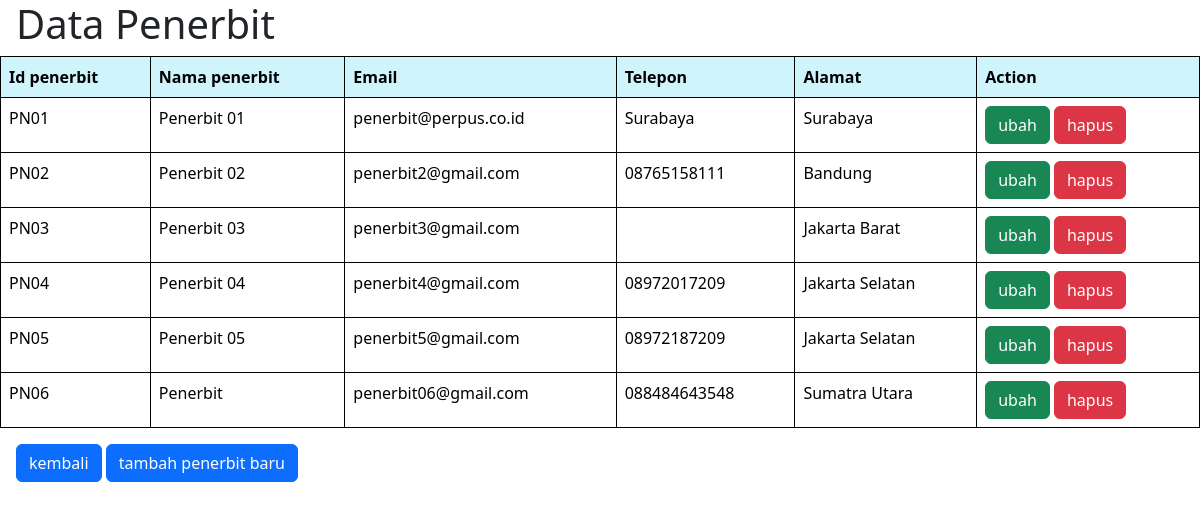
The page /penerbit/penerbit.php on the database its author committed.
### tables this page shows
CREATE TABLE `penerbit` (
  `id_penerbit` varchar(8) NOT NULL,
  `nama_penerbit` varchar(255) DEFAULT NULL,
  `email` varchar(50) DEFAULT NULL,
  `telp` varchar(12) DEFAULT NULL,
  `alamat` varchar(255) DEFAULT NULL
);

### penerbit/penerbit.php (the view, shortened to what this page needs)
<?php
require 'function.php';
$result = mysqli_query($conn,"SELECT * FROM penerbit");
?>
<!DOCTYPE html>
<html lang="en">
<head>
    <link href="https://cdn.jsdelivr.net/npm/bootstrap@5.3.1/dist/css/bootstrap.min.css" rel="stylesheet">
</head>
<body>
    <h1 class="ms-3">Data Penerbit</h1>
    <table class="table">
        <tr class="table-info">
            <th>Id penerbit</th>
            <th>Nama penerbit</th>
            <th>Email</th>
            <th>Telepon</th>
            <th>Alamat</th>
            <th>Action</th>
        </tr>
        <?php while($data_penerbit = mysqli_fetch_assoc($result)){?>
        <tr>
            <td><?php echo$data_penerbit['id_penerbit']?></td>
            <td><?php echo$data_penerbit['nama_penerbit']?></td>
            <td><?php echo$data_penerbit['email']?></td>
            <td><?php echo$data_penerbit['telp']?></td>
            <td><?php echo$data_penerbit['alamat']?></td>
            <td>
                <a href="edit.php?id_penerbit=<?php echo $data_penerbit['id_penerbit'] ?>" class="btn btn-success">ubah</a>
                <a href="hapus.php?id_penerbit=<?php echo $data_penerbit['id_penerbit']?>" onclick="return confirm('apakah anda ingin menghapus data ini?')" class="btn btn-danger">hapus</a>
            </td>
        </tr>
        <?php }?>
    </table>
    <div class="button ms-3">
        <a href="../index.php" class="btn btn-primary">kembali</a>
        <a href="add.php" class="btn btn-primary">tambah penerbit baru</a>
    </div>
</body>
</html>

### penerbit/penerbit.php (style rules this page uses)
table,td,th { border: 1px solid black; border-collapse: collapse; }
th,td { padding: 5px; }

### rows shown on the page
penerbit: id_penerbit "PN01", nama_penerbit "Penerbit 01", email "penerbit@perpus.co.id", telp "Surabaya", alamat "Surabaya"
penerbit: id_penerbit "PN02", nama_penerbit "Penerbit 02", email "penerbit2@gmail.com", telp "08765158111", alamat "Bandung"
penerbit: id_penerbit "PN03", nama_penerbit "Penerbit 03", email "penerbit3@gmail.com", alamat "Jakarta Barat"
penerbit: id_penerbit "PN04", nama_penerbit "Penerbit 04", email "penerbit4@gmail.com", telp "08972017209", alamat "Jakarta Selatan"
penerbit: id_penerbit "PN05", nama_penerbit "Penerbit 05", email "penerbit5@gmail.com", telp "08972187209", alamat "Jakarta Selatan"
penerbit: id_penerbit "PN06", nama_penerbit "Penerbit", email "penerbit06@gmail.com", telp "088484643548", alamat "Sumatra Utara"
